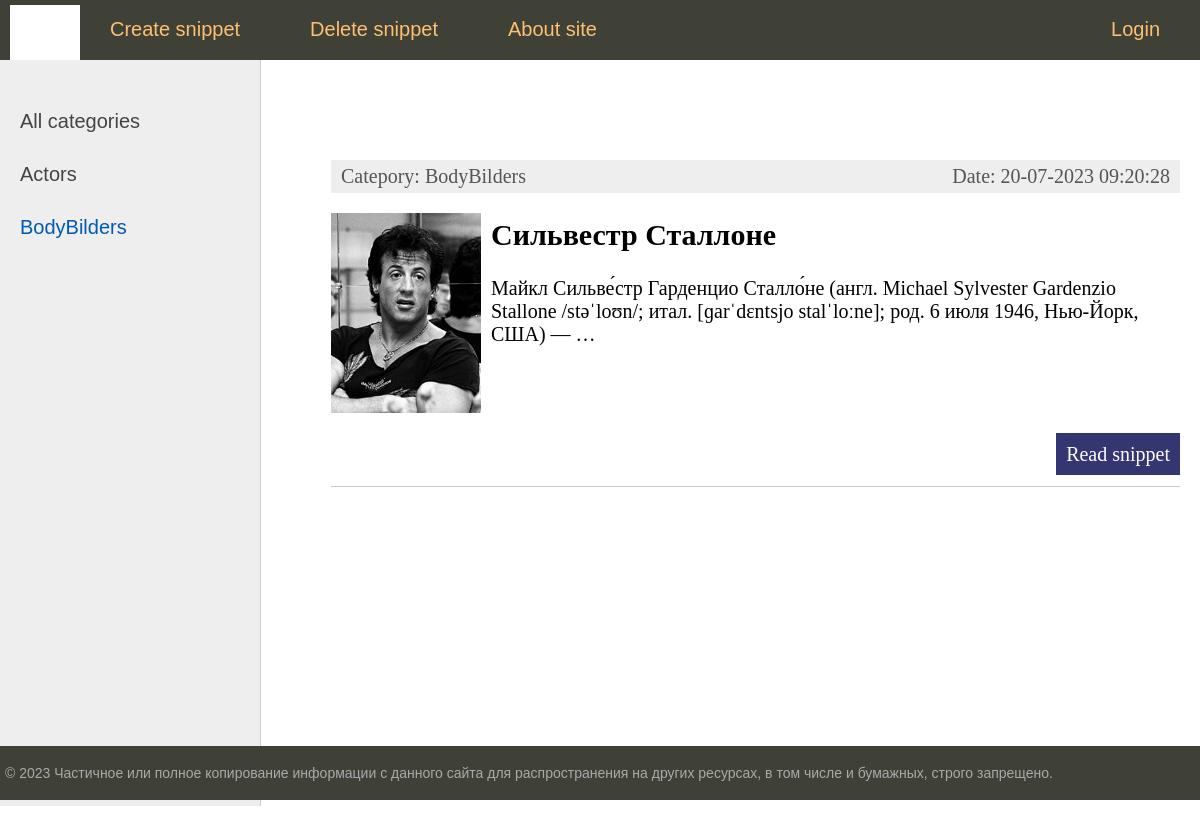
The app's page /category/2/ with its own data.
### todolist/models.py (models this page shows, shortened)
class Category(models.Model):
    name = models.CharField(max_length=100, db_index=True)
    def __str__(self):
        return self.name
    def get_absolute_url(self):
        return reverse('category', kwargs={'cat_id': self.pk})
    class Meta:
        verbose_name = "Categories"
        verbose_name_plural = "Categories"
        ordering = ['id', 'name']

class toDoList(models.Model):
    title = models.CharField(max_length=255, verbose_name="Header")
    content = models.TextField(blank=True, verbose_name="Content")
    photo = models.ImageField(upload_to="photos/%Y/%m/%d/", verbose_name="Photo")
    time_create = models.DateTimeField(auto_now_add=True, verbose_name="Time of creation")
    time_update = models.DateTimeField(auto_now=True, verbose_name="Update time")
    is_published = models.BooleanField(default=True, verbose_name="On portal")
    cat = models.ForeignKey('Category', on_delete=models.PROTECT, null= True)
    def get_absolute_url(self):
        return reverse('post', kwargs={'post_id': self.pk})
    class Meta:
        verbose_name = "Well know actors"
        verbose_name_plural = "Well know actors"
        ordering = ['time_create', 'title']

### todolist/views.py (the view)
# urls.py: path('category/<int:cat_id>/', show_category, name='category')
def show_category(request, cat_id):
    post = toDoList.objects.filter(cat_id = cat_id)
    cats = Category.objects.all()
    if len(post) ==0:
        raise Http404()
    context = {'post': post,
               'menu': menu,
               'cats': cats,
               'title': "Section display",
               'cat_selected': cat_id,
               }
    return render(request, 'todolist/index.html', context=context)

### todolist/templates/todolist/index.html (shortened to what this page needs)
{% extends 'todolist/base.html' %}
{% block content %}
<ul class="list-articles">
{% for p in post %}
    <li>
        <div class="article-panel">
            <p class="first">Catepory: {{p.cat}}</p>
            <p class="last">Date: {{p.time_update| date:'d-m-Y H:i:s' }} </p>
        </div>
{% if p.photo %}
	<p><img class="img-article-left thumb" src="{{p.photo.url}}"></p>
{% endif %}
        <h2>{{p.title}}</h2>
    {% autoescape on %}
    {{ p.content| linebreaks |truncatewords:20 }}
    {% endautoescape %}
    <p class="link-read-post"><a href="{{ p.get_absolute_url }}">Read snippet</a></p>
    </li>
 {% endfor %}
</ul>
{% endblock %}

### todolist/templates/todolist/base.html (shortened to what this page needs)
{% load static %}
<!DOCTYPE html>
<html lang="en">
<head>
    <link rel="stylesheet" href="{% static 'todolist/css/styles.css' %}" type="text/css">
</head>
<body>
<table class="table-page" border="0" cellpadding="0" cellspacing="0">
    <tr><td valign="top">
{% block mainmenu%}
        <div class="header">
            <ul id="mainmenu" class="mainmenu">
                <li class="logo"><a href="{% url 'home' %}"><div class="logo"></div></a></li>
{% for m in menu %}
        {% if not forloop.last %}
            <li><a href="{% url m.url_name %}">{{m.title}}</a></li>
            {% else %}
            <li class="last"><a href="{% url m.url_name %}">{{m.title}}</a></li>
    {% endif %}
        {% endfor %}
        </ul>
            </div>
{% endblock mainmenu%}
<table class="table-content" border="0" cellspacing="0" cellpadding="0">
<tr>
	<td valign="top" class="left-chapters">
	<ul id="leftchapters">
        {%if cat_selected == 0 %}
		<li class="selected">All categories</li>
        {% else %}
		<li><a href="{% url 'home' %}">All categories</a></li>
        {% endif %}
        {%for c in cats%}
            {% if c.pk == cat_selected %}
            <li class="selected">{{c.name}}</li>
            {% else %}
            <li><a href="{{c.get_absolute_url}}">{{c.name}}</a></li>
        {% endif%}
        {% endfor %}
	</ul>
</td>
<td valign="top" class="content">
	<div class="content-text">
{% block content %}
{% endblock %}
	</div>
</td></tr></table>
</td></tr>
<tr><td valign=top>
	<div id="footer">
		<p>&copy; 2023 Частичное или полное копирование информации с данного сайта для распространения на других ресурсах, в том числе и бумажных, строго запрещено.</p>
	</div>
</td></tr></table>
</body>
</html>

### todolist/static/todolist/css/styles.css (style rules this page uses)
html, body { font-family: 'Arial'; margin: 0; padding: 0; height: 100%; width: 100%; color: #444; }
a { color: #0059b2; text-decoration: none; }
img { max-width: 600px; height: auto; }
img.img-article-left { max-width: 300px; height: auto; float: left; padding: 0 10px 10px 0; }
img.img-article-left.thumb { max-width: 150px; height: auto; }
p.link-read-post { text-align: right; }
p.link-read-post a { padding: 10px; min-width: 100px; background: #333671; color: #fff; text-decoration: none; }
div.article-panel { background: #eee; padding: 5px 10px 5px 10px; box-sizing: border-box; overflow: hidden; color: #555; }
div.article-panel p.first { margin: 0; float: left; }
div.article-panel p.last { margin: 0; float: right; }
ul.list-articles { list-style: none; margin: 0; padding: 0; }
ul.list-articles li { border-bottom: 1px solid #ccc; }
.table-page { width: 100%; height: 100%; vertical-align: top; }
.table-page tr { height: 100%; }
.header { background: #3F4137; height: 60px; }
.logo { background: url('../images/logo.jpg') no-repeat 10px 5px; width: 80px; height: 60px; }
ul.mainmenu { list-style: none; margin: 0; padding: 0; height: 60px; color: #fdc073; font-size: 20px; overflow: hidden; }
ul.mainmenu li { float: left; margin: 18px 40px 0 30px; }
ul.mainmenu li.logo { margin: 0; }
ul.mainmenu li.last { float: right; }
ul.mainmenu li a { color: #fdc073; text-decoration: none; }
.table-content { width: 100%; min-height: 100%; height: 100%; }
.left-chapters { margin: 0; background: #eee; border-right: 1px solid #ccc; min-height: 100%; }
.left-chapters ul { width: 230px; min-height: 100%; margin: 0; padding: 20px 10px 10px 20px; list-style: none; font-size: 20px; }
.left-chapters ul li { margin: 30px 0 0 0; color: #999; }
.left-chapters ul li.selected { color: #0059b2; }
.left-chapters ul li a { color: #444; text-decoration: none; }
.content { padding: 40px 20px 20px 40px; width: 100%; box-sizing: border-box; }
.content-text { margin: 60px 0 0 30px; color: #000; font-size: 20px; font-family: Yandex Sans Display Light; }
#footer { box-sizing: border-box; background: #3F4137; padding: 5px; color: #aaa; font-size: 14px; font-family: Verdana, Geneva, Arial, Helvetica; text-align: left; overflow: hidden; }

### records on screen
Category: name "Actors"
Category: name "BodyBilders"
toDoList: cat "BodyBilders", time_update "20-07-2023 09:20:28", photo (picture), title "Сильвестр Сталлоне", content "Майкл Сильве́стр Гарденцио Сталло́не (англ. Michael Sylvester Gardenzio Stallone /stəˈloʊn/; итал. [ɡarˈdɛntsjo stalˈloːne]; род. 6 июля 1946, Нью-Йорк, США) — …"

### other values on screen
{{ m.title }} "Create snippet" "Delete snippet" "About site"
{{ m.title }} "Login"
